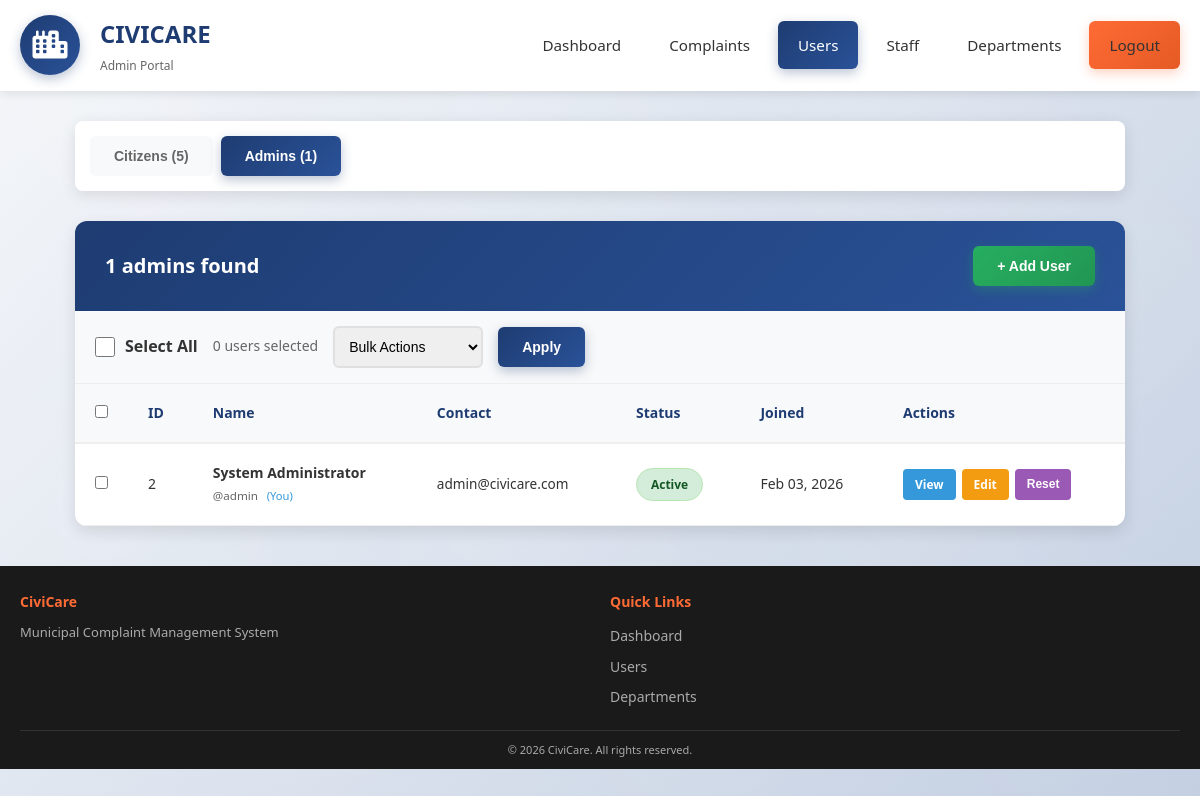
/admin/users.php?role=admin (signed in), run on the app's committed database.
### tables this page shows
CREATE TABLE `users` (
  `id` int(11) NOT NULL,
  `username` varchar(50) NOT NULL,
  `email` varchar(100) NOT NULL,
  `password` varchar(255) NOT NULL,
  `full_name` varchar(100) NOT NULL,
  `phone` varchar(20) DEFAULT NULL,
  `address` text DEFAULT NULL,
  `role` enum('citizen','staff','admin','super_admin') DEFAULT 'citizen',
  `department_id` int(11) DEFAULT NULL,
  `is_active` tinyint(1) DEFAULT 1,
  `last_login` timestamp NULL DEFAULT NULL,
  `password_reset_required` tinyint(1) DEFAULT 0,
  `created_at` timestamp NOT NULL DEFAULT current_timestamp(),
  `updated_at` timestamp NOT NULL DEFAULT current_timestamp() ON UPDATE current_timestamp(),
  `deleted_at` timestamp NULL DEFAULT NULL,
  `created_by` int(11) DEFAULT NULL,
  `updated_by` int(11) DEFAULT NULL
);

### admin/users.php (the view, shortened to what the rows shown need)
<?php
require_once '../config/functions.php';
$conn = getDatabaseConnection();
$action = isset($_GET['action']) ? sanitizeInput($_GET['action']) : '';
$current_user_role = $_SESSION['user_role'];
$is_super_admin = ($current_user_role === 'super_admin');
$is_admin = ($current_user_role === 'admin');
$user = null;
$role_filter = isset($_GET['role']) ? sanitizeInput($_GET['role']) : 'citizen';
$page = isset($_GET['page']) ? max(1, (int)$_GET['page']) : 1;
$limit = 20;
$offset = ($page - 1) * $limit;
$sql = "SELECT u.*, d.name as department_name,
               COUNT(DISTINCT c.id) as complaint_count,
               COUNT(DISTINCT a.id) as assigned_complaints,
               COUNT(DISTINCT CASE WHEN c.status IN ('pending', 'validated', 'assigned', 'in_progress') THEN c.id END) as active_complaints
        FROM users u
        LEFT JOIN departments d ON u.department_id = d.id
        LEFT JOIN complaints c ON u.id = c.user_id
        LEFT JOIN complaints a ON u.id = a.assigned_to
        WHERE u.role = ?";
$count_sql = "SELECT COUNT(*) as total FROM users u WHERE u.role = ?";
$params = [$role_filter];
$param_types = "s";
$sql .= " GROUP BY u.id ORDER BY u.created_at DESC LIMIT ? OFFSET ?";
$params[] = $limit;
$params[] = $offset;
$param_types .= "ii";
$stmt = $conn->prepare($sql);
if ($params && $param_types) {
    $bindParams = [$param_types];
    foreach ($params as &$param) {
        $bindParams[] = &$param;
    }
    call_user_func_array([$stmt, 'bind_param'], $bindParams);
}
$stmt->execute();
$result = $stmt->get_result();
$users = [];
if ($result && $result->num_rows > 0) {
    while ($row = $result->fetch_assoc()) {
        $users[] = $row;
    }
}
$count_stmt = $conn->prepare($count_sql);
$params_count = array_slice($params, 0, count($params) - 2);
$count_param_types = count($params_count) > 0 ? substr($param_types, 0, -2) : '';
if (count($params_count) > 0 && $count_param_types) {
    $bindCountParams = [$count_param_types];
    foreach ($params_count as &$param) {
        $bindCountParams[] = &$param;
    }
    call_user_func_array([$count_stmt, 'bind_param'], $bindCountParams);
}
$count_stmt->execute();
$count_result = $count_stmt->get_result();
$total_users = $count_result->fetch_assoc()['total'] ?? 0;
$departments = getAllDepartments($conn);
?>
<!DOCTYPE html>
<html lang="en">
<head>
    <link rel="stylesheet" href="https://cdnjs.cloudflare.com/ajax/libs/font-awesome/6.0.0/css/all.min.css">
</head>
<body>
    <header class="main-header">
        <div class="header-content">
            <div class="logo-section">
                <div class="logo-text">
                    <h1>CIVICARE</h1>
                </div>
            </div>
        </div>
    </header>
    <div class="container" style="flex: 1;">
        <?php if ($action === 'edit' || $action === 'view'): ?>
            <?php if ($user): ?>
                <div class="user-details">
                    <div style="display: flex; justify-content: space-between; align-items: center; margin-bottom: 2rem; padding-bottom: 1.5rem; border-bottom: 2px solid #1e3c72;">
                        <div>
                            <h2 style="color: #2c3e50; margin-bottom: 0.5rem;"><?php echo htmlspecialchars($user['full_name']); ?></h2>
                            <p style="color: #666;">
                                <span class="role-badge role-<?php echo $user['role']; ?>"><?php echo ucfirst(str_replace('_', ' ', $user['role'])); ?></span>
                                <span class="status-badge status-<?php echo $user['is_active'] ? 'active' : 'inactive'; ?>" style="margin-left: 0.5rem;"><?php echo $user['is_active'] ? 'Active' : 'Inactive'; ?></span>
                                <?php if ($user['department_name']): ?>
                                    <span style="margin-left: 1rem; color: #3498db;">• <?php echo htmlspecialchars($user['department_name']); ?></span>
                                <?php endif; ?>
                            </p>
                        </div>
                        <div>
                            <a href="users.php?role=<?php echo $user['role']; ?>" class="btn btn-secondary">Back to Users</a>
                        </div>
                    </div>
                    <div class="details-grid">
                        <div class="detail-item"><div class="detail-label">Username</div><div class="detail-value"><?php echo htmlspecialchars($user['username']); ?></div></div>
                        <div class="detail-item"><div class="detail-label">Email</div><div class="detail-value"><?php echo htmlspecialchars($user['email']); ?></div></div>
                        <div class="detail-item"><div class="detail-label">Phone</div><div class="detail-value"><?php echo htmlspecialchars($user['phone'] ?: 'Not provided'); ?></div></div>
                        <div class="detail-item"><div class="detail-label">Address</div><div class="detail-value"><?php echo htmlspecialchars($user['address'] ?: 'Not provided'); ?></div></div>
                        <div class="detail-item"><div class="detail-label">Account Created</div><div class="detail-value"><?php echo date('F d, Y', strtotime($user['created_at'])); ?></div></div>
                        <div class="detail-item"><div class="detail-label">Last Login</div><div class="detail-value"><?php echo $user['last_login'] ? date('F d, Y h:i A', strtotime($user['last_login'])) : 'Never logged in'; ?></div></div>
                    </div>
                    <?php if ($user['complaint_count'] > 0 || $user['assigned_complaints_count'] > 0): ?>
                    <div class="detail-item" style="grid-column: 1 / -1;">
                        <div class="detail-label">Complaint Statistics</div>
                        <div class="complaint-stats">
                            <?php if ($user['complaint_count'] > 0): ?>
                            <div class="stat-item"><h4><?php echo $user['complaint_count']; ?></h4><p>Total Filed</p></div>
                            <?php endif; ?>
                            <?php if ($user['active_complaints'] > 0): ?>
                            <div class="stat-item"><h4 style="color: #f39c12;"><?php echo $user['active_complaints']; ?></h4><p>Active</p></div>
                            <?php endif; ?>
                            <?php if ($user['resolved_complaints'] > 0): ?>
                            <div class="stat-item"><h4 style="color: #27ae60;"><?php echo $user['resolved_complaints']; ?></h4><p>Resolved</p></div>
                            <?php endif; ?>
                            <?php if ($user['assigned_complaints_count'] > 0): ?>
                            <div class="stat-item"><h4 style="color: #9b59b6;"><?php echo $user['assigned_complaints_count']; ?></h4><p>Assigned</p></div>
                            <?php endif; ?>
                        </div>
                    </div>
                    <?php endif; ?>
                    <div class="form-actions">
                        <?php if ($action === 'view'): ?>
                            <a href="users.php?action=edit&id=<?php echo $user['id']; ?>" class="btn btn-primary">Edit User</a>
                        <?php endif; ?>
                        <button class="btn btn-warning" onclick="resetPassword(<?php echo $user['id']; ?>, '<?php echo htmlspecialchars($user['full_name']); ?>')">Reset Password</button>
                        <?php if ($user['id'] != $_SESSION['user_id']): ?>
                            <?php if (!($is_admin && $user['role'] === 'super_admin')): ?>
                                <button class="btn btn-danger" onclick="deleteUser(<?php echo $user['id']; ?>, '<?php echo htmlspecialchars($user['full_name']); ?>', '<?php echo $user['role']; ?>')">Delete User</button>
                            <?php endif; ?>
                        <?php endif; ?>
                    </div>
                </div>
                <?php if ($action === 'edit'): ?>
                <div class="user-details">
                    <h3 style="color: #2c3e50; margin-bottom: 1.5rem; padding-bottom: 0.5rem; border-bottom: 2px solid #3498db;">Edit User</h3>
                    <form method="POST" action="users.php">
                        <input type="hidden" name="action" value="edit_user">
                        <input type="hidden" name="user_id" value="<?php echo $user['id']; ?>">
                        <div class="details-grid">
                            <div class="form-group"><label for="full_name" class="required">Full Name</label><input type="text" id="full_name" name="full_name" value="<?php echo htmlspecialchars($user['full_name']); ?>" required style="width:100%;padding:12px 15px;border:2px solid #e0e0e0;border-radius:6px;font-size:14px;"></div>
                            <div class="form-group"><label for="username" class="required">Username</label><input type="text" id="username" name="username" value="<?php echo htmlspecialchars($user['username']); ?>" required style="width:100%;padding:12px 15px;border:2px solid #e0e0e0;border-radius:6px;font-size:14px;"></div>
                            <div class="form-group"><label for="email" class="required">Email</label><input type="email" id="email" name="email" value="<?php echo htmlspecialchars($user['email']); ?>" required style="width:100%;padding:12px 15px;border:2px solid #e0e0e0;border-radius:6px;font-size:14px;"></div>
                            <div class="form-group"><label for="phone">Phone</label><input type="tel" id="phone" name="phone" value="<?php echo htmlspecialchars($user['phone']); ?>" style="width:100%;padding:12px 15px;border:2px solid #e0e0e0;border-radius:6px;font-size:14px;"></div>
                            <div class="form-group"><label for="address">Address</label><textarea id="address" name="address" rows="3" style="width:100%;padding:12px 15px;border:2px solid #e0e0e0;border-radius:6px;font-size:14px;"><?php echo htmlspecialchars($user['address']); ?></textarea></div>
                            <div class="form-group"><label for="role" class="required">Role</label><select id="role" name="role" required style="width:100%;padding:12px 15px;border:2px solid #e0e0e0;border-radius:6px;font-size:14px;background:white;" onchange="toggleDepartmentField()"><option value="citizen" <?php echo $user['role'] === 'citizen' ? 'selected' : ''; ?>>Citizen</option><option value="admin" <?php echo $user['role'] === 'admin' ? 'selected' : ''; ?>>Admin</option><?php if ($is_super_admin): ?><option value="super_admin" <?php echo $user['role'] === 'super_admin' ? 'selected' : ''; ?>>Super Admin</option><?php endif; ?></select></div>
                            <div class="form-group" id="department-group" style="display: <?php echo ($user['role'] === 'admin' || $user['role'] === 'super_admin') ? 'block' : 'none'; ?>;">
                                <label for="department_id">Department</label>
                                <select id="department_id" name="department_id" style="width:100%;padding:12px 15px;border:2px solid #e0e0e0;border-radius:6px;font-size:14px;background:white;">
                                    <option value="">-- Select Department --</option>
                                    <?php foreach ($departments as $dept): ?>
                                        <option value="<?php echo $dept['id']; ?>" <?php echo $user['department_id'] == $dept['id'] ? 'selected' : ''; ?>><?php echo htmlspecialchars($dept['name']); ?></option>
                                    <?php endforeach; ?>
                                </select>
                            </div>
                            <div class="form-group"><label class="checkbox-group"><input type="checkbox" id="is_active" name="is_active" value="1" <?php echo $user['is_active'] ? 'checked' : ''; ?>> Active Account</label></div>
                        </div>
                        <div class="form-actions">
                            <button type="submit" class="btn btn-primary">Update User</button>
                            <a href="users.php?action=view&id=<?php echo $user['id']; ?>" class="btn btn-secondary">Cancel</a>
                        </div>
                    </form>
                </div>
                <?php endif; ?>
            <?php else: ?>
                <div class="alert alert-error">User not found.</div>
                <a href="users.php" class="btn btn-primary">Back to Users</a>
            <?php endif; ?>
        <?php else: ?>
        <div class="users-table-container">
            <div class="table-header">
                <h2><strong><?php echo $total_users; ?></strong> <?php echo $role_filter; ?>s found</h2>
            </div>
            <?php if (!empty($users)): ?>
                <table>
                    <thead>
                        <tr>
                            <th width="30"><input type="checkbox" id="select_all_table" onchange="toggleAllCheckboxes(this)"></th>
                            <th>ID</th>
                            <th>Name</th>
                            <th>Contact</th>
                            <th>Status</th>
                            <th>Joined</th>
                            <th>Actions</th>
                        </tr>
                    </thead>
                    <tbody>
                        <?php foreach ($users as $user_item): ?>
                            <tr>
                                <td><input type="checkbox" class="user_checkbox" value="<?php echo $user_item['id']; ?>" onchange="updateSelectedCount()"></td>
                                <td><?php echo $user_item['id']; ?></td>
                                <td>
                                    <strong><?php echo htmlspecialchars($user_item['full_name']); ?></strong><br>
                                    <small style="color: #666;">@<?php echo htmlspecialchars($user_item['username']); ?></small>
                                    <?php if ($user_item['id'] == $_SESSION['user_id']): ?>
                                        <span style="color: #3498db; font-size: 0.7rem; margin-left: 5px;">(You)</span>
                                    <?php endif; ?>
                                </td>
                                <td>
                                    <div style="font-size:0.85rem;">
                                        <div><?php echo htmlspecialchars($user_item['email']); ?></div>
                                    </div>
                                </td>
                                <td><span class="status-badge status-<?php echo $user_item['is_active'] ? 'active' : 'inactive'; ?>"><?php echo $user_item['is_active'] ? 'Active' : 'Inactive'; ?></span></td>
                                <td><?php echo date('M d, Y', strtotime($user_item['created_at'])); ?></td>
                                <td>
                                    <div class="action-buttons">
                                        <a href="users.php?action=view&id=<?php echo $user_item['id']; ?>" class="action-btn action-btn-view">View</a>
                                        <?php if ($user_item['id'] == $_SESSION['user_id'] || ($is_super_admin || ($is_admin && $user_item['role'] !== 'super_admin'))): ?>
                                            <a href="users.php?action=edit&id=<?php echo $user_item['id']; ?>" class="action-btn action-btn-edit">Edit</a>
                                        <?php endif; ?>
                                        <button onclick="resetPassword(<?php echo $user_item['id']; ?>, '<?php echo htmlspecialchars($user_item['full_name']); ?>')" class="action-btn action-btn-reset">Reset</button>
                                    </div>
                                </td>
                            </tr>
                        <?php endforeach; ?>
                    </tbody>
                </table>
            <?php endif; ?>
        </div>
        <?php endif; ?>
    </div>
</body>
</html>

### data on the page
users: id "2", full_name "System Administrator", username "admin", shows "(You)", email "admin@civicare.com", is_active "Active", created_at "Feb 03, 2026"

### other printed values
$user_stats['citizen']['total'] "5"
$user_stats['admin']['total'] "1"
$total_users "1"
$role_filter "admin"
